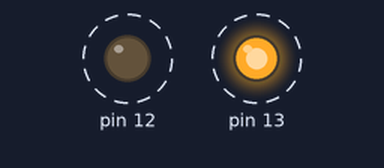
A sketch run on a simulated Arduino Uno, built with avr-gcc and run on an emulated ATmega328P. On the bench: output pins drawn as LEDs (lit = HIGH). Dashed ring = blinking.

Above: at 0.21 s.
Timing chart, 0 to 3.0 s (numbered marks = the images above):
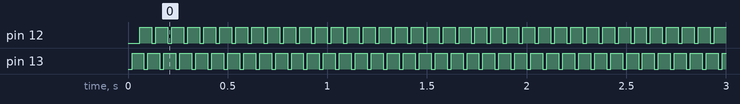

The sketch:

Blink.ino
```cpp
void setup() {
  // initialize digital pin LED_BUILTIN as an output.
  pinMode(13, OUTPUT);
  pinMode(12, OUTPUT);
}

// the loop function runs over and over again forever
void loop() {
  digitalWrite(13, LOW);
  delay(20);
  digitalWrite(13, HIGH);
  delay(20);
  digitalWrite(12, LOW);
  delay(20);
  digitalWrite(12, HIGH);
  delay(20);
}
```

Measured:
- by itself, pin 12, pin 13: alternates HIGH for 0.06 s and LOW for 0.02 s
